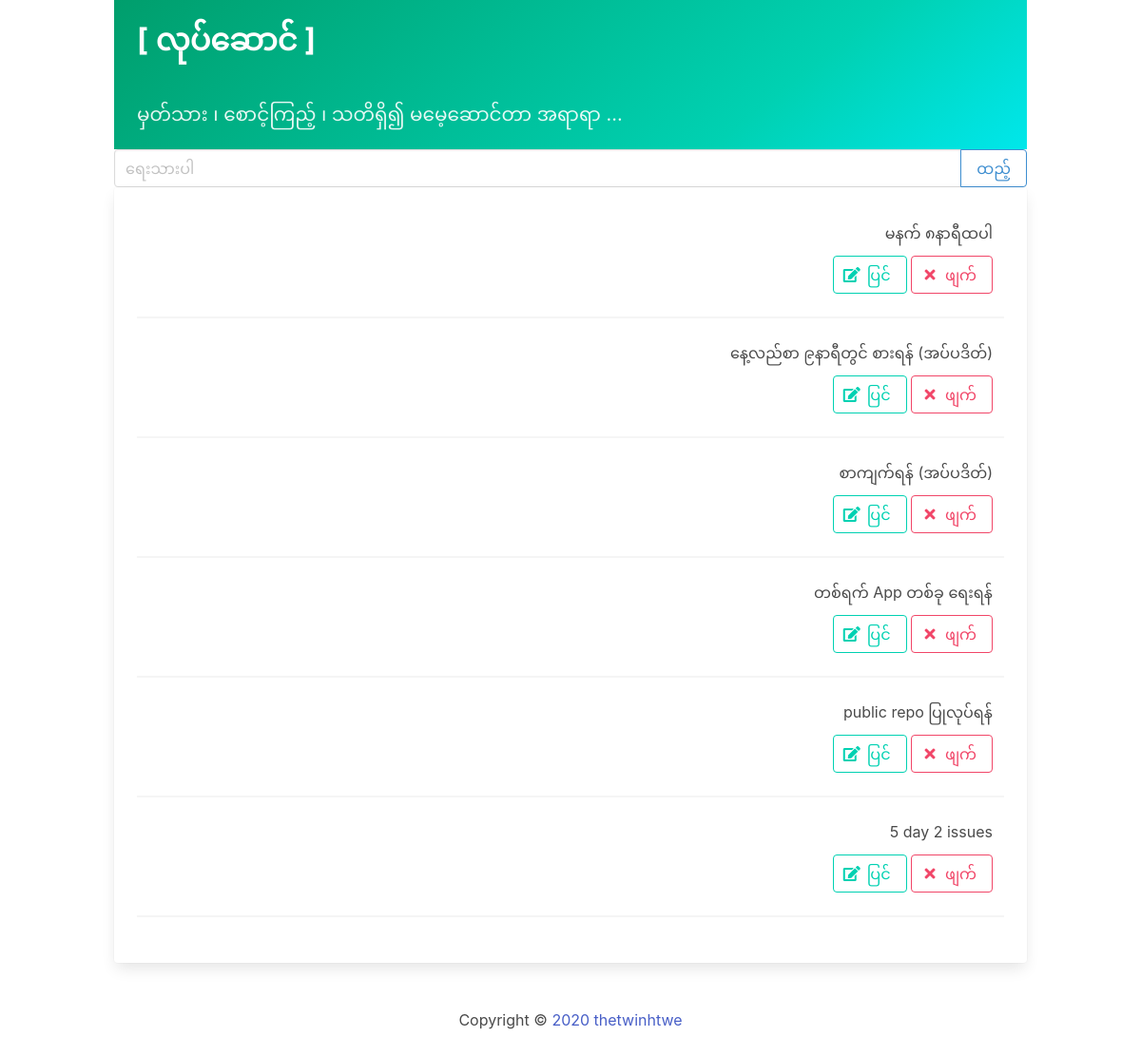
/, run on an earlier commit of the app's database.
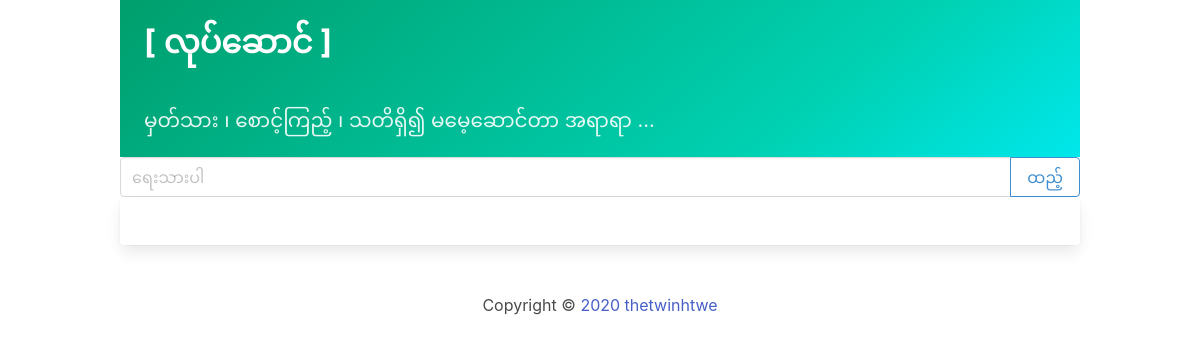
And on a later commit of the database.
### TodoMyanmar/models.py (models this page shows)
class Task(models.Model):
	title=models.CharField(max_length=200);complete=models.BooleanField(default=False);create=models.DateTimeField(auto_now_add=True)
	def __str__(A):return A.title

### TodoMyanmar/views.py (the view)
def index(request):
	B=request;C=Task.objects.order_by('complete');A=TaskForm()
	if B.method==_A:
		A=TaskForm(B.POST)
		if A.is_valid():A.save()
		return redirect('/')
	D={'tasks':C,_B:A};return render(B,'index.html',D)

### TodoMyanmar/forms.py
class TaskForm(forms.ModelForm):
	title=forms.CharField(widget=forms.TextInput(attrs={'class':'input','placeholder':'ရေးသားပါ'}))
	class Meta:model=Task;fields='__all__'

### TodoMyanmar/templates/index.html (shortened to what this page needs)
{% extends 'default.html' %}
      {% block content %}
      <form method="POST" action="/">
	     <div class="field has-addons is-horizontal">
		  <div class="control is-expanded">
      				{{form.title}}
		  </div>
		  <div class="control">
		    <input class="button is-info is-outlined" type="submit" name="Create Task" value="ထည့်">
		  </div>
		</div>
		</form>
	      <div class="card">
		  <div class="card-content">
		  {% for task in tasks %}
		  <div class="block">
		          <p class="has-text-right m-3">
		    {% if task.complete == True %}
		            <strike class="has-text-grey-lighter"> {{task}} </strike>
		    {% else %}
						<span>{{task}}</span>
			{% endif %}
					</p>
			<p class="has-text-right m-3">
		        <a class="button is-primary is-outlined" href="{% url 'update_task' task.id %}">
				<span class="icon is-small">
					<i class="fas fa-edit"></i>
				</span>
				<span>ပြင်
				</a>
		        <a class="button is-danger is-outlined" href="{% url 'delete_task' task.id %}">
				<span class="icon is-small">
					<i class="fas fa-times"></i>
				</span>
				<span>ဖျက်
				</a>
		    </p>
		   </div>
		   <hr />
		        {% endfor %}
		  </div>
		</div>
      {% endblock %}

### TodoMyanmar/templates/default.html (shortened to what this page needs)
<!DOCTYPE html>
<html lang="en" class="has-navbar-fixed-bottom">
  <head>
    <link rel="stylesheet" href="https://cdn.jsdelivr.net/npm/bulma@0.9.1/css/bulma.min.css">
    <link rel="stylesheet" type="text/css" href="https://cdnjs.cloudflare.com/ajax/libs/font-awesome/5.15.1/css/all.min.css">
  </head>
  <body>
  	<div class="container">
        <section class="hero is-small is-primary is-bold">
          <div class="hero-body">
            <div class="container">
              <h1 class="title has-text-weight-bold">
                <a href="/">[ လုပ်ဆောင် ]</a>
              </h1>
              <br/>
              <h2 class="subtitle">
                မှတ်သား ၊ စောင့်ကြည့် ၊ သတိရှိ၍ မမေ့ဆောင်တာ အရာရာ ...
              </h2>
            </div>
          </div>
        </section>
      {% block content %}
      {% endblock %}
    </div>
    <footer class="has-text-centered mt-6">
      Copyright &copy; <a href="http://www.thetwinhtwe.com"> 2020 thetwinhtwe</a>
    </footer>
  </body>
</html>

What changed in the data, as far as the page shows it:
removed Task: title "မနက် ၈နာရီထပါ"
removed Task: title "နေ့လည်စာ ၉နာရီတွင် စားရန် (အပ်ပဒိတ်)"
removed Task: title "စာကျက်ရန် (အပ်ပဒိတ်)"
removed Task: title "တစ်ရက် App တစ်ခု ရေးရန်"
removed Task: title "public repo ပြုလုပ်ရန်"
removed Task: title "5 day 2 issues"
